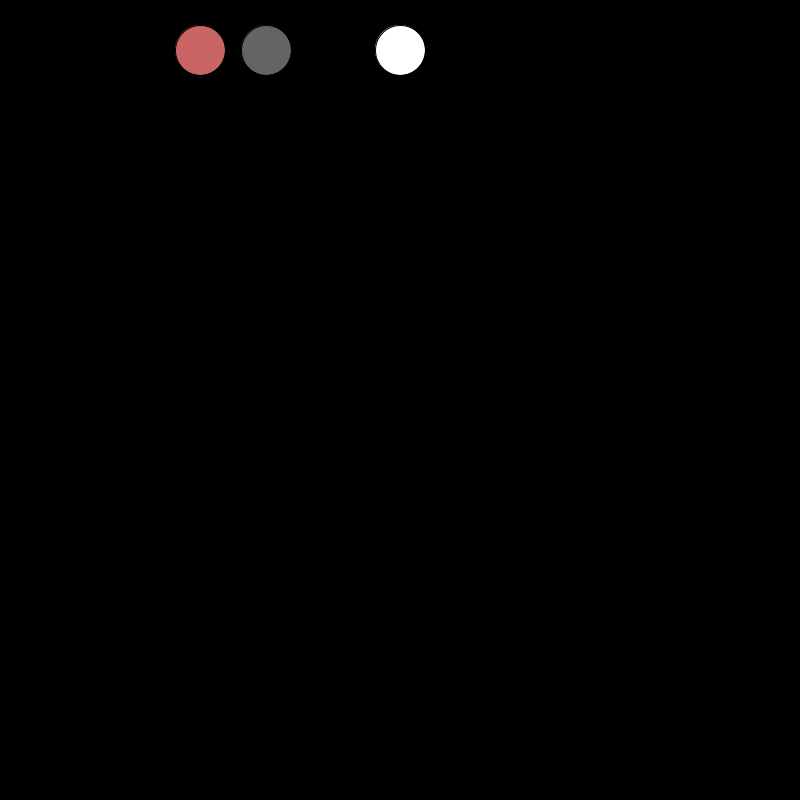
Frame 1 (no input)
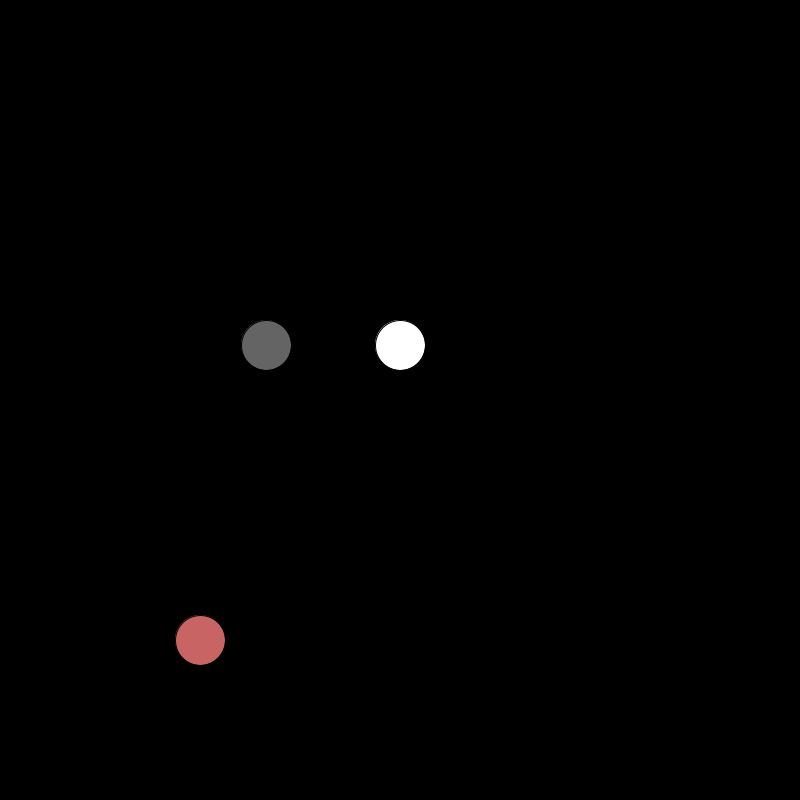
Frame 60 (the mouse pressed at the canvas centre just before this capture)
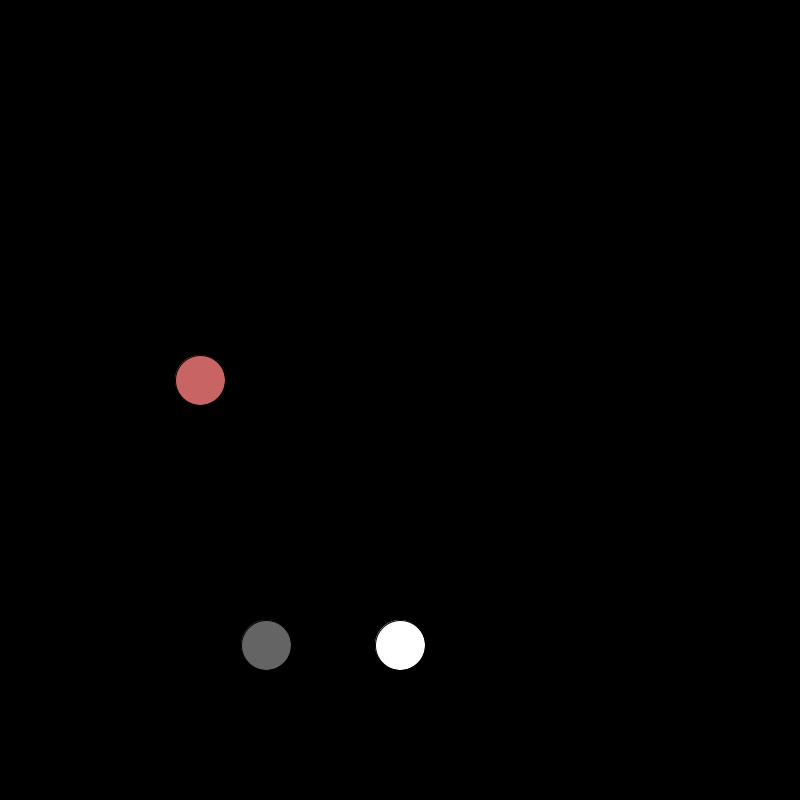
Frame 120 (the mouse held since frame 60 and released just before this capture)

The Processing sketch that drew these frames (run headless with seeded random() and noise(); from frame 60 on, the mouse is pressed at the canvas centre):

// Processing sketch: Ejemplo_Clase9_DRQ_pde
// ── Ejemplo_Clase9_DRQ_pde.pde
//Programación orientada a objetos - OPP

//Ventajas del OOPS: Reutilizar codigo; Encontrar los problemas en el codigo mas rapido; Codigo mas seguro; Código mas facil de mantener
//Conceptos: Clase & Objeto
// Objeto: Es la idea (Clase: es la plantilla del objeto) o El objeto es la instancia de la clase, osea que permite crear objetos a partir de esa plantilla
// Al progrmar con objetos, las funciones son "metodos"
//Las caracteristicas del obejto son "propiedades"

//EJERCICIO 1

// Contenedor
Perro miPerro;
Perro miPerro2;
Gato miGato;

void setup(){
  size(800, 800);
  //Obejto  //
  miPerro = new Perro(color(255), width/2, 50, 5, 10);
   miPerro2 = new Perro(color(200, 100, 100), width/4, 50, 10, 10);
   miGato = new Gato(color(100), width/3, 50, 5, 10);

}

void draw() {
  background(0);

 miPerro.display();
 miPerro.move();
 miPerro.ladrar();
 
 miPerro2.display();
 miPerro2.move();
 miPerro2.ladrar();
 
 miGato.display();
 miGato.move();
 miGato.maullar();
 
}
class Mamifero {
//Propiedades
color c;
float posX;
float posY;
float speed;

//Constructor
Mamifero(color tempC, float tempPosX, float tempPosY, float tempSpeed) {
 c = tempC;
 posX = tempPosX;
 posY = tempPosY;
 speed = tempSpeed;

}
 
 //Metodos
 void display() {
   stroke(0);
   fill(c);
   ellipse(posX, posY, 50, 50);
 
 }
 
 void move() {
  // posY = posY + speed;
  posY += speed;
 
 if(posY > height || posY < 0){
   speed *= -1;
 
 } 
 }
}

class Perro extends Mamifero {
 float lengthTail;
 
 //Constructor
 Perro(color tempC, float tempPosX, float tempPosY, float tempSpeed, float tempLengthTail) {
 super(tempC, tempPosX, tempPosY, tempSpeed);
 lengthTail = tempLengthTail;   

 }
 void ladrar() {
 println("Guau");
 
 }
}


class Gato extends Mamifero {
 float lenghthNails;
 
  //Constructor
 Gato(color tempC, float tempPosX, float tempPosY, float tempSpeed, float templenghthNails) {
 super(tempC, tempPosX, tempPosY, tempSpeed);
 lenghthNails = templenghthNails;   

 }
 
 void maullar() {
println("Miau");
 
 }
}

//class Elefante extends Mamifero {
// float lenghthTrump;
 
// void caminarHaciaAtras() {
 //Ejecutar el sonido de un maullido
 
// }
//}
//}
